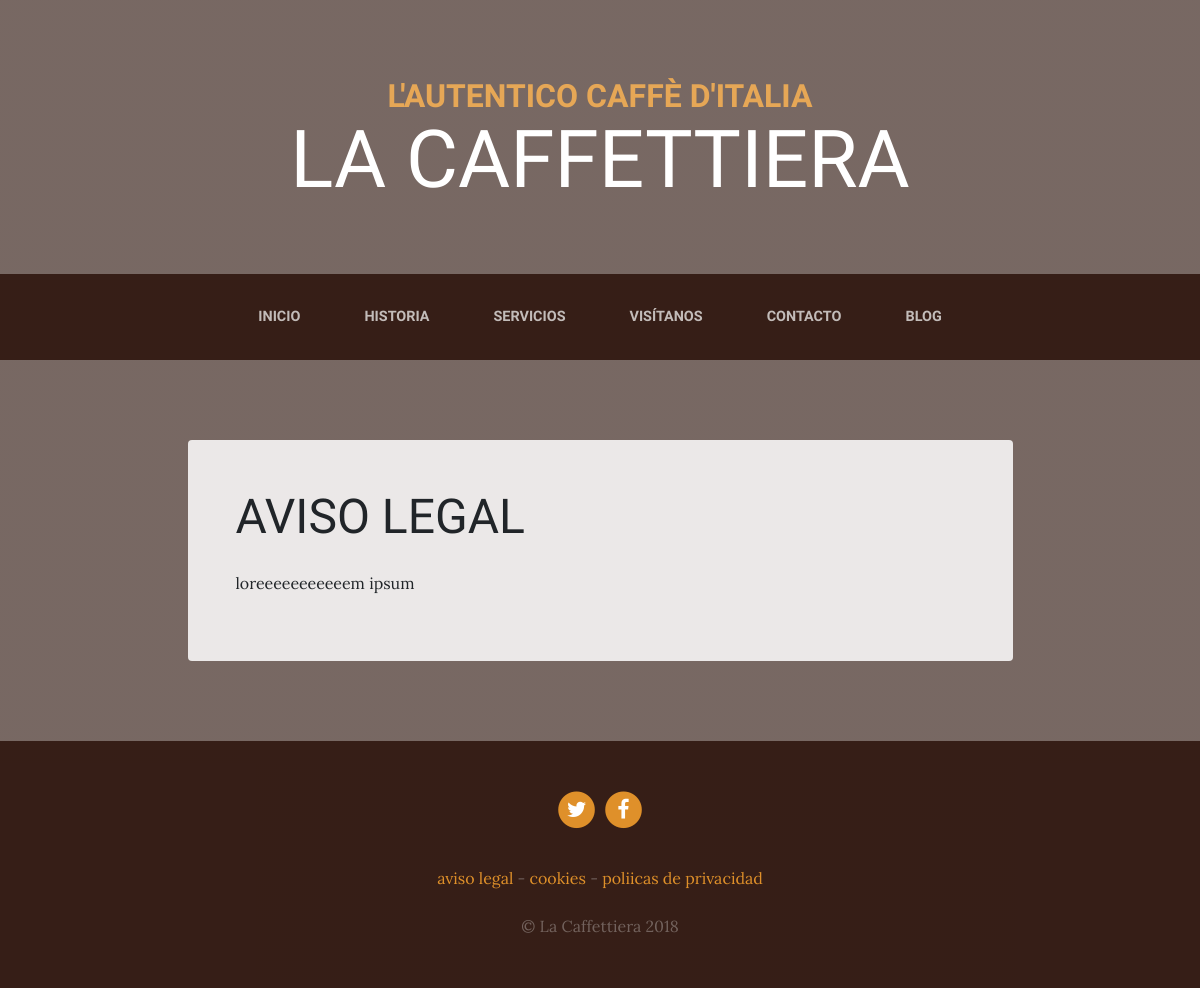
/pages/1/, run on an earlier commit of the app's database.
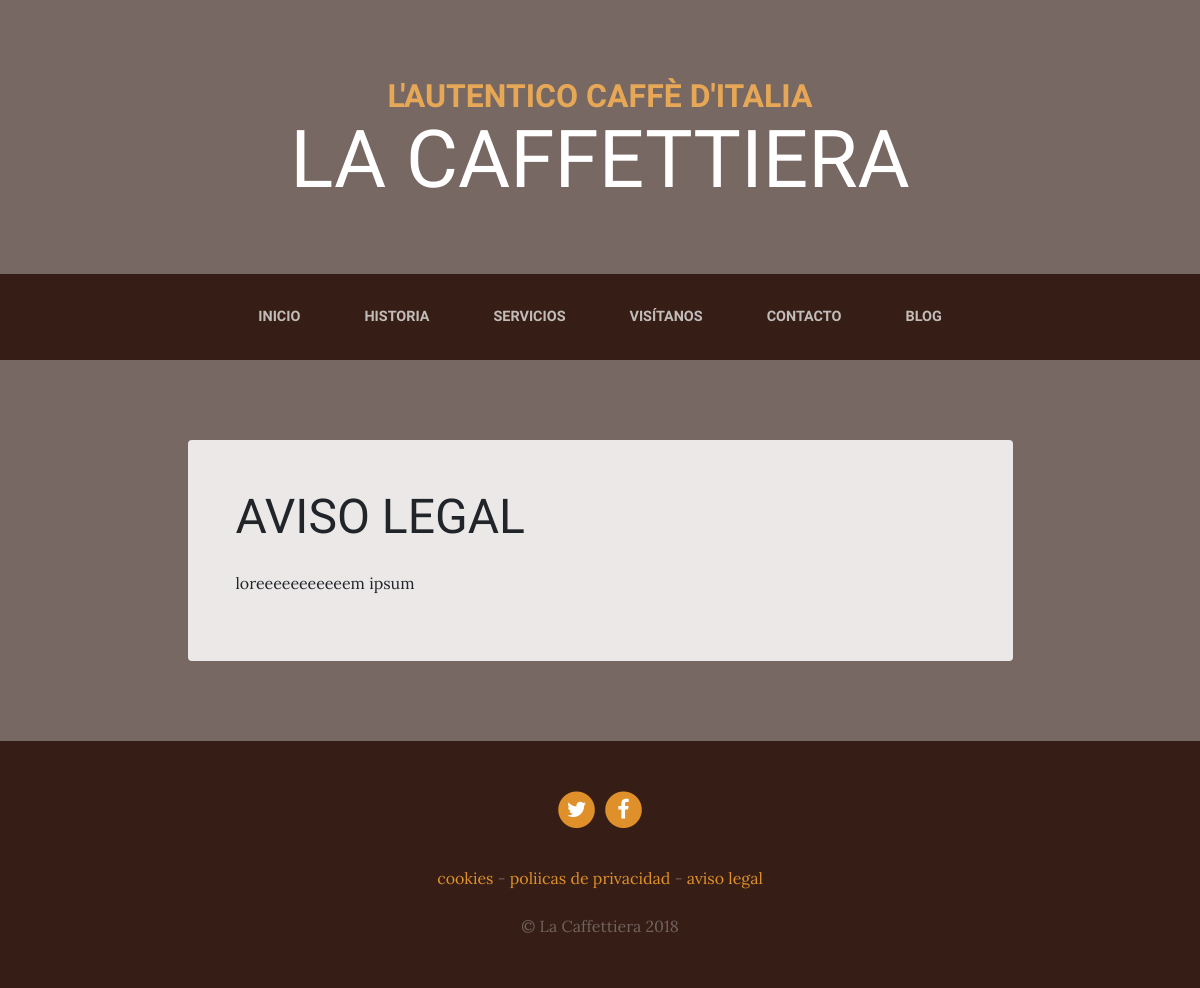
And on a later commit of the database.
### pages/models.py (models this page shows, shortened)
class Page(models.Model):
    title = models.CharField(verbose_name='Titulo', max_length=200)
    content = models.TextField(verbose_name='Contenido', max_length=200)
    order = models.SmallIntegerField(verbose_name='Orden', default=0)
    created_at = models.DateTimeField(auto_now_add=True, verbose_name='Fecha de creacion')
    updated_at = models.DateTimeField(auto_now=True, verbose_name='Fecha de edición')
    class Meta:
        verbose_name = 'pagina'
        verbose_name_plural = 'paginas'
        ordering = ['order', 'title']

### pages/views.py (the view)
# urls.py: path('<int:page_id>/', views.page, name='pages'),
def page(request: WSGIRequest, page_id: int):
    page = get_object_or_404(Page, id=page_id)
    return render(request=request, template_name='pages/sample.html', context={'page': page})

### pages/templatetags/pages_extras.py (called while the page is built)
@register.simple_tag
def get_page_list():
    return Page.objects.all()

### social/processors.py (called while the page is built)
def context_dict(request: WSGIRequest):
    context = {}
    links = Link.objects.all()
    for link in links:
        context[link.key] = link.url
    return context

### pages/templates/pages/sample.html (shortened to what this page needs)
{% extends 'core/base.html' %}
{% load static %}
{% block content %}
<section class="page-section about-heading">
  <div class="container">
    <div class="about-heading-content mbtm">
      <div class="row">
        <div class="col-xl-9 col-lg-10 mx-auto">
          <div class="bg-faded rounded p-5 forced">
            <h2 class="section-heading mb-4">
              <span class="section-heading-lower">{{ page.title }}</span>
            </h2>
            <div class="section-content">
                {{ page.content | linebreaks }}
            </div>
          </div>
        </div>
      </div>
    </div>
  </div>
</section>
{% endblock %}

### core/templates/core/base.html (shortened to what this page needs)
<!DOCTYPE html>
<html lang="es">
<head>
    {% load static %}
    <link href="{% static 'core/vendor/bootstrap/css/bootstrap.min.css' %}" rel="stylesheet">
    <link href="{% static 'core/vendor/font-awesome/css/font-awesome.min.css' %}" rel="stylesheet" type="text/css">
    <link href="{% static 'core/css/business-casual.css' %}" rel="stylesheet">
</head>
<body>
<h1 class="site-heading text-center text-white d-none d-lg-block">
    <span class="site-heading-upper text-primary mb-3">L'autentico caffè d'italia</span>
    <span class="site-heading-lower">La Caffettiera</span>
</h1>
<nav class="navbar navbar-expand-lg navbar-dark py-lg-4" id="mainNav">
    <div class="container">
        <div class="collapse navbar-collapse" id="navbarResponsive">
            <ul class="navbar-nav mx-auto">
                <li class="nav-item {% if request.path == '/' %}active{% endif %} px-lg-4">
                    <a class="nav-link text-uppercase text-expanded" href="{% url 'home' %}">Inicio</a>
                </li>
                <li class="nav-item {% if request.path == '/about/' %}active{% endif %} px-lg-4">
                    <a class="nav-link text-uppercase text-expanded" href="{% url 'about' %}">Historia</a>
                </li>
                <li class="nav-item {% if request.path == '/services/' %}active{% endif %} px-lg-4">
                    <a class="nav-link text-uppercase text-expanded" href="{% url 'services' %}">Servicios</a>
                </li>
                <li class="nav-item {% if request.path == '/store/' %}active{% endif %} px-lg-4">
                    <a class="nav-link text-uppercase text-expanded" href="{% url 'store' %}">Visítanos</a>
                </li>
                <li class="nav-item {% if request.path == '/contact/' %}active{% endif %} px-lg-4">
                    <a class="nav-link text-uppercase text-expanded" href="{% url 'contact' %}">Contacto</a>
                </li>
                <li class="nav-item {% if request.path|slice:":6" == '/blog/' %}active{% endif %} px-lg-4">
                    <a class="nav-link text-uppercase text-expanded" href="{% url 'blog' %}">Blog</a>
                </li>
            </ul>
        </div>
    </div>
</nav>
{% block content %}{% endblock %}
<footer class="footer text-faded text-center py-5">
    <div class="container">
        <p class="m-0">
            {% if link_twitter %}
                <a href="{{ link_twitter }}" class="link">
                  <span class="fa-stack fa-lg">
                    <i class="fa fa-circle fa-stack-2x"></i>
                    <i class="fa fa-twitter fa-stack-1x fa-inverse"></i>
                  </span>
                </a>
            {% endif %}
            {% if link_facebook %}
                <a href="{{ link_facebook }}" class="link">
                  <span class="fa-stack fa-lg">
                    <i class="fa fa-circle fa-stack-2x"></i>
                    <i class="fa fa-facebook fa-stack-1x fa-inverse"></i>
                  </span>
                </a>
            {% endif %}
        </p>
        <p class="m-0 mbt">
            {% load pages_extras %}
            {% get_page_list as page_list %}
            {% for page in page_list %}
                <a href="{% url 'pages' page.id %}" class="link">{{ page.title }}</a>
                {% if not forloop.last %} - {% endif %}
            {% endfor %}
        </p>
        <p class="m-0 mbt1">&copy; La Caffettiera 2018</p>
    </div>
</footer>
</body>
</html>

### core/static/core/css/business-casual.css (style rules this page uses)
body { font-family: 'Lora'; background: linear-gradient(rgba(47, 23, 15, 0.65), rgba(47, 23, 15, 0.65)), url("../img/bg.jpg"); background-attachment: fixed; background-position: center; background-size: cover; }
h1, h2, h3, h4, h5, h6 { font-family: 'Raleway'; }
p { line-height: 1.75; }
.text-faded { color: rgba(255, 255, 255, 0.3); }
.site-heading { margin-top: 5rem; margin-bottom: 5rem; text-transform: uppercase; line-height: 1; font-family: 'Raleway'; }
.site-heading .site-heading-upper { display: block; font-size: 2rem; font-weight: 800; }
.site-heading .site-heading-lower { font-size: 5rem; font-weight: 100; line-height: 4rem; }
.page-section { margin-top: 5rem; margin-bottom: 5rem; }
.section-heading { text-transform: uppercase; }
.section-heading .section-heading-lower { display: block; font-size: 3rem; font-weight: 100; }
.bg-faded { background-color: rgba(255, 255, 255, 0.85); }
#mainNav { background-color: rgba(47, 23, 15, 0.9); font-family: 'Raleway'; }
#mainNav .navbar-nav .nav-item .nav-link { color: rgba(255, 255, 255, 0.7); font-weight: 800; }
@media (min-width: 992px) { #mainNav .navbar-nav .nav-item .nav-link { font-size: 0.9rem; } }
@media (min-width: 992px) { .about-heading .about-heading-content { margin-top: -5rem; position: relative; z-index: 1; } }
.footer { background-color: rgba(47, 23, 15, 0.9); }
.text-primary { color: #e6a756 !important; }
.mbtm { padding-top: 5rem; }
.mbt { padding-top: 2rem; }
.mbt1 { padding-top: 1.25rem; }
a.link { color: #df902a; }
.section-content { font-family: 'Lora' !important; font-size: 16px !important; font-weight: 400 !important; line-height: 28px !important; }

What changed in the data, as far as the page shows it:
changed Page "aviso legal": no longer shows "-"; moves down the list
shown differently, row unchanged: Page "poliicas de privacidad": now shows "-"
